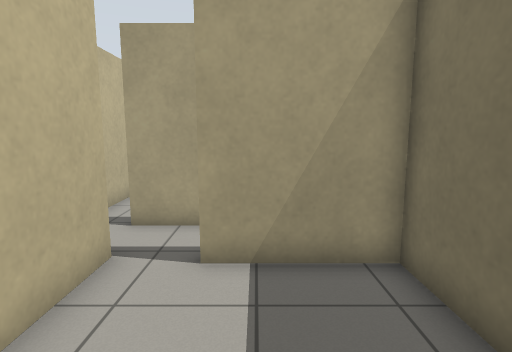
View 1 (above)

12 first-person views from a walk through a Gazebo world. The camera is 1.2 m above the floor, tilts 8° down and sees 80° across. The floor is counted in squares, 0.5 m on a side. Each view is taken from the middle of a square. On the plan, view 1 faces up. The plan holds only what a view shows up to about 18 squares ahead; the rest is blank. The place goes on beyond the plan.

View 2
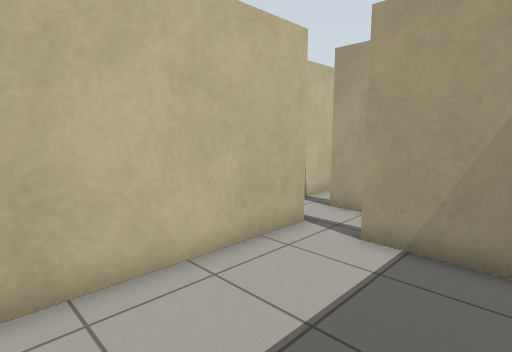

View 3
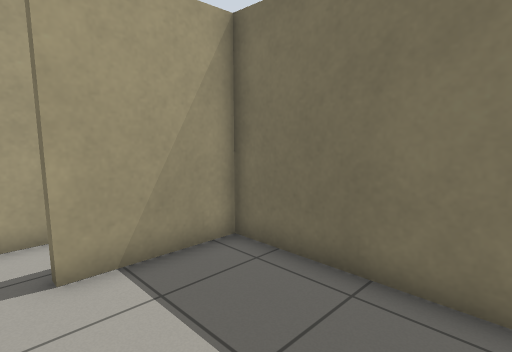

View 4
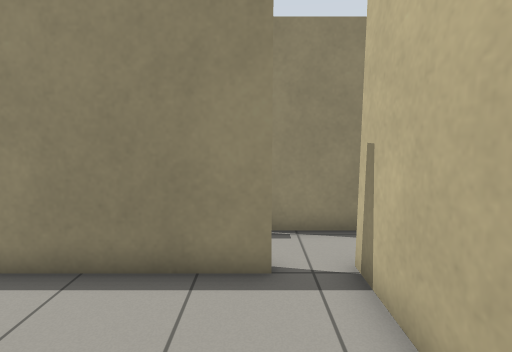

View 5
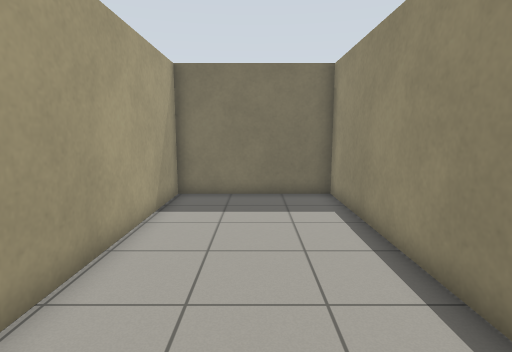

View 6
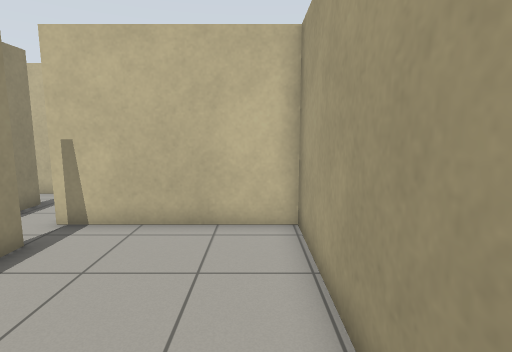

View 7
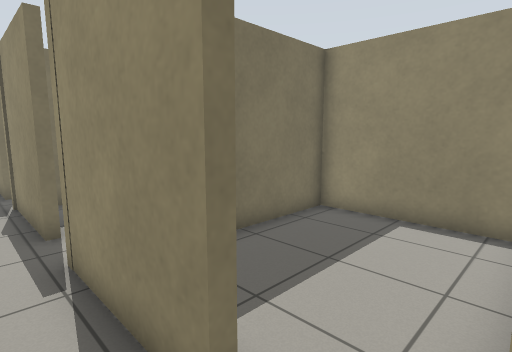

View 8
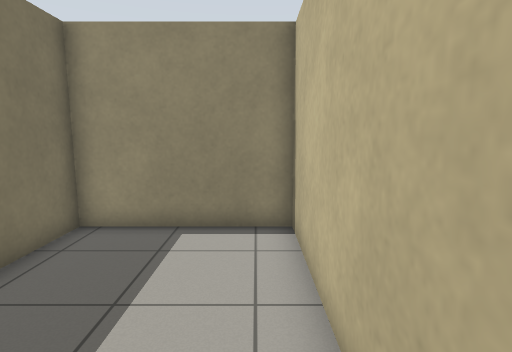

View 9
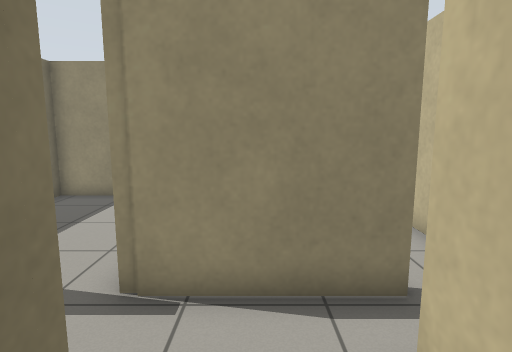

View 10
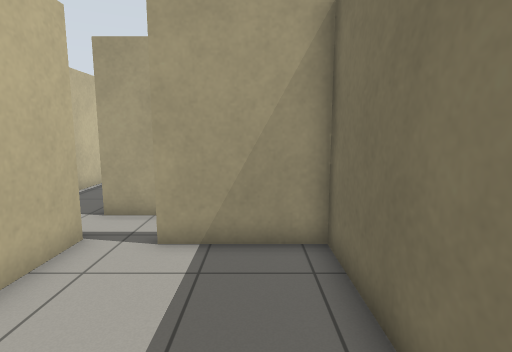

View 11
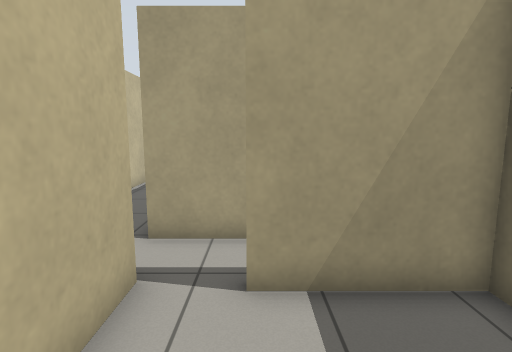

View 12
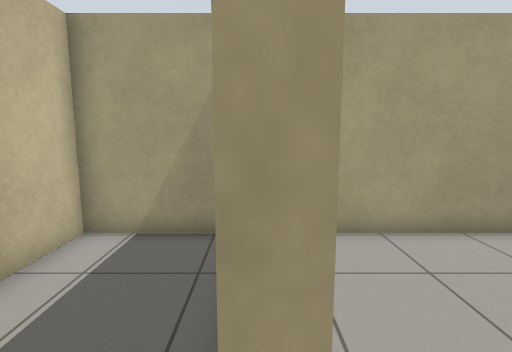

### Floor plan
Points are (right, up) in squares from view 1. A wall is a line through its corners. A room is listed if a view was taken in it or the views show most of it. See-through windows are left out.
Room 1 (views 1, 2, 3)
walls: (2.7, 0.1) (2.7, 5.4) (-1.1, 5.4); (-2.8, 4.6) (-2.8, -0.9)
ways out: opening at (-2, 5.5)
Room 2 (views 4, 5, 6)
walls: (-3.4, 8) (7.9, 8) (7.9, 14.1) (-4.8, 14.1) (-4.8, 7.6)
ways out: opening at (-4, 8) to room 8
Room 3 (views 7, 9)
walls: (-12.5, 16) (-12.5, 11.6); (-12.5, 8.5) (-12.5, 7.4); (-8.5, 7.7) (-9.5, 7.7) (-9.5, 8.4); (-13.3, 5.8) (-8.9, 5.8)
ways out: opening at (-9, 7) to room 4
Room 4 (view 8)
walls: (-8.9, 5.8) (-8.9, 4.6); (-7.1, 5.4) (-7.1, 5.8); (-7.1, 7.7) (-8.5, 7.7)
ways out: opening at (-9, 7) to room 3; opening at (-8, 5.5) to room 5; opening at (-7, 7) to room 6
Room 5 (views 10, 11)
walls: (-8.9, 4.6) (-8.9, -1.6) (-3.4, -1.6) (-3.4, 5.4) (-7.1, 5.4)
ways out: opening at (-8, 5.5) to room 4
Room 6 (view 12)
walls: (-7.1, 5.8) (-4.5, 5.8)
ways out: opening at (-7, 7) to room 4; opening at (-5, 7) to room 8
Room 7 (no view inside)
walls: (-5.9, 14.1) (-9.2, 14.1) (-9.2, 11.6)
Room 8 (no view inside)
walls: (-4.5, 5.8) (-2.8, 5.8); (-2.5, 7.7) (-3.4, 7.7)
ways out: opening at (-4, 8) to room 2; opening at (-5, 7) to room 6; opening at (-3, 7)

Where each view was taken, in squares from view 1:
view 1: 0 up, 0 right, facing up
view 2: 1 down, 2 right, facing up-left
view 3: 0 up, 2 left, facing up-right
view 4: 13 up, 3 left, facing down
view 5: 11 up, 4 left, facing right
view 6: 13 up, 3 right, facing left
view 7: 7 up, 9 left, facing down-right
view 8: 6 up, 8 left, facing down
view 9: 10 up, 11 left, facing down
view 10: 1 down, 5 left, facing up
view 11: 1 up, 7 left, facing up
view 12: 7 up, 5 left, facing up
